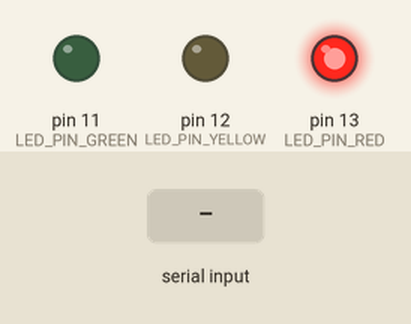
Bench run of a sketch on a simulated Arduino Uno, built with avr-gcc and run on an emulated ATmega328P. On the bench: output pins drawn as LEDs (lit = HIGH). The inputs (shaded band) are chosen by the test bench.

Above: at 1.2 s.
1.3 s: "M" received over Serial
At 2.3 s:
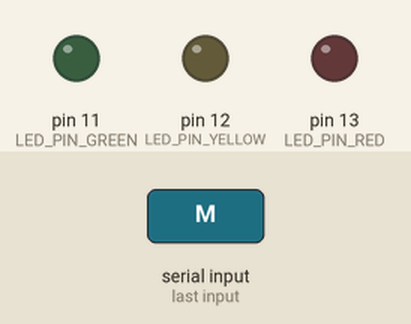
2.8 s: "G" received over Serial
At 3.5 s:
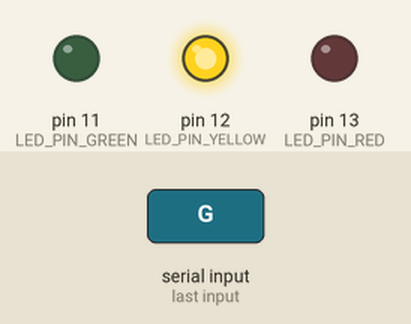
7.3 s: "R" received over Serial
At 11.6 s:
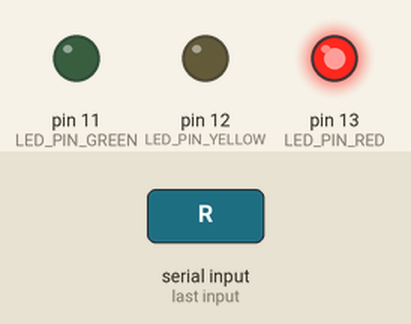
Timing chart, 0 to 13.1 s (numbered marks = the images above; inputs shaded):
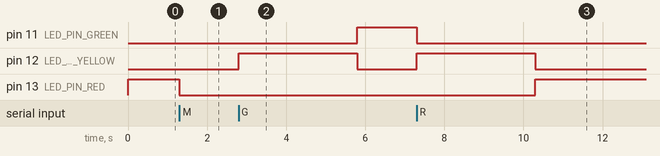

Measured:
- after the input at 1.3 s, pin 13 (LED_PIN_RED): HIGH → LOW at once
- after the input at 2.8 s, pin 11 (LED_PIN_GREEN): LOW → HIGH after 3.0 s; pin 12 (LED_PIN_YELLOW): LOW → HIGH at once, → LOW 3.0 s later
- after the input at 7.3 s, pin 11 (LED_PIN_GREEN): HIGH → LOW at once; pin 12 (LED_PIN_YELLOW): LOW → HIGH at once, → LOW 3.0 s later; pin 13 (LED_PIN_RED): LOW → HIGH after 3.0 s

The sketch:

traffic_lights.ino
```cpp
#define LED_PIN_RED 13
#define LED_PIN_YELLOW 12
#define LED_PIN_GREEN 11

#define GREEN_DURATION 10000
#define BLINKING_GREEN_DURATION 2000
#define YELLOW_DURATION 1000
#define RED_DURATION 7000
#define SWITCHING_YELLOW_DELAY 3000
#define MANUAL_TIMEOUT 60000

long int cycle_start = 0;
long int start_blinking_green = 0;
long int manual_mode_start = 0;
long int yellow_after_blinking_start = 0;

bool manual_mode = false;
bool requested_green = false;
bool requested_red = false;
bool manual_active = false;

bool is_red_on = false;
bool is_green_on = false;

void setup() {
  Serial.begin(9600);
  pinMode(LED_PIN_RED, OUTPUT);
  pinMode(LED_PIN_YELLOW, OUTPUT);
  pinMode(LED_PIN_GREEN, OUTPUT);
  cycle_start = millis();
}

void loop() {
  if (Serial.available()) {
    char command = Serial.read();
    handle_manual_command(command);
  }

  if (manual_mode) {
    if (millis() - manual_mode_start > MANUAL_TIMEOUT) {
      manual_mode = false;
      manual_active = false;
      cycle_start = millis();
      turn_off_all_leds();
    } else {
      manual_mode_operation();
    }
  } else {
    switch_traffic_light();
  }
}

void handle_manual_command(char command) {
  if (command == 'M') {
    manual_mode = true;
    manual_mode_start = millis();
    turn_off_all_leds();
  } else if (command == 'G') {
    if (manual_mode && !manual_active) {
      if (is_green_on) {
        turn_off_green();
        is_green_on = false;
        manual_active = false;
      } else {
        requested_green = true;
        manual_active = true;
        turn_off_red();
        is_red_on = false;
        start_yellow_for_manual();
      }
    }
  } else if (command == 'R') {
    if (manual_mode && !manual_active) {
      if (is_red_on) {
        turn_off_red();
        is_red_on = false;
        manual_active = false;
      } else {
        requested_red = true;
        manual_active = true;
        turn_off_green();
        is_green_on = false;
        start_yellow_for_manual();
      }
    }
  }
}

void start_yellow_for_manual() {
  cycle_start = millis();
  turn_on_yellow();
}

void manual_mode_operation() {
  if (requested_green) {
    if (millis() >= cycle_start + SWITCHING_YELLOW_DELAY) {
      turn_off_yellow();
      turn_on_green();
      requested_green = false;
      manual_active = false;
    }
  } else if (requested_red) {
    if (millis() >= cycle_start + SWITCHING_YELLOW_DELAY) {
      turn_off_yellow();
      turn_on_red();
      requested_red = false;
      manual_active = false;
    }
  }
}

void switch_traffic_light() {
  if (millis() >= RED_DURATION + YELLOW_DURATION + GREEN_DURATION + BLINKING_GREEN_DURATION + cycle_start + YELLOW_DURATION) {
    cycle_start = millis();
    turn_off_green();
    turn_off_yellow();
  }
  else if (millis() >= RED_DURATION + YELLOW_DURATION + GREEN_DURATION + BLINKING_GREEN_DURATION + cycle_start) {
    if (yellow_after_blinking_start == 0) {
      yellow_after_blinking_start = millis();
    }
    if (millis() - yellow_after_blinking_start <= YELLOW_DURATION) {
      turn_on_yellow();
    } else {
      turn_off_yellow();
      yellow_after_blinking_start = 0;
    }
  }
  else if (millis() >= RED_DURATION + YELLOW_DURATION + GREEN_DURATION + cycle_start) {
    switching_green();
  }
  else if (millis() >= RED_DURATION + YELLOW_DURATION + cycle_start) {
    turn_on_green();
    turn_off_yellow();
  }
  else if (millis() >= RED_DURATION + cycle_start) {
    turn_on_yellow();
    turn_off_red();
  }
  else if (millis() >= cycle_start) {
    turn_on_red();
  }
}

void turn_on_red() {
  digitalWrite(LED_PIN_RED, HIGH);
  is_red_on = true;
}

void turn_on_yellow() {
  digitalWrite(LED_PIN_YELLOW, HIGH);
}

void turn_on_green() {
  digitalWrite(LED_PIN_GREEN, HIGH);
  is_green_on = true;
}

void turn_off_green() {
  digitalWrite(LED_PIN_GREEN, LOW);
  is_green_on = false;
}

void turn_off_yellow() {
  digitalWrite(LED_PIN_YELLOW, LOW);
}

void turn_off_red() {
  digitalWrite(LED_PIN_RED, LOW);
  is_red_on = false;
}

void switching_green() {
  if (start_blinking_green == 0) {
    start_blinking_green = millis();
  } else if (millis() - start_blinking_green <= BLINKING_GREEN_DURATION) {
    if ((millis() / 500) % 2 == 0) {
      turn_off_green();
    } else {
      turn_on_green();
    }
  } else {
    turn_off_green();
    start_blinking_green = 0;
  }
}

void turn_off_all_leds() {
  turn_off_red();
  turn_off_yellow();
  turn_off_green();
}
```
